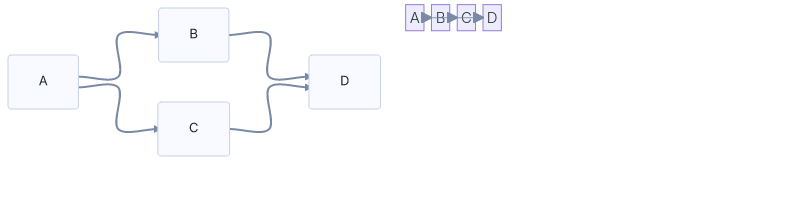
#> input picture tmp/block_compare/basic-side.png, 790 x 200 px, given in place of fixtures-rust.png, which was not available; the run also reads 1 picture not shown here
$ python conformance_compare.py
#> lines starting #> are read from the running program, lines starting #| are printed output that depends on the picture; pictures that were not available may be replaced by others from this repository, and a replacement may not be noted
#!/usr/bin/env python3
import argparse
import os
import subprocess
import sys
import tempfile
from pathlib import Path
from typing import Iterable

try:
    from PIL import Image, ImageChops, ImageStat
except ImportError:  # pragma: no cover
    print("Pillow is required: pip install pillow", file=sys.stderr)
    sys.exit(2)

ROOT = Path(__file__).resolve().parents[1]
DEFAULT_FIXTURES = ROOT / "tests" / "fixtures"
DEFAULT_CONFIG = DEFAULT_FIXTURES / "modern-config.json"


def run(cmd):
    return subprocess.run(cmd, stdout=subprocess.PIPE, stderr=subprocess.PIPE, text=True)


def relative_path(file: Path, base_dir: Path) -> Path:
    file = file.resolve()
    base_dir = base_dir.resolve()
    try:
        return file.relative_to(base_dir)
    except ValueError:
        return Path(file.name)


def file_key(rel: Path) -> str:
    rel_no_ext = rel.with_suffix("")
    parts = [part.replace(" ", "_") for part in rel_no_ext.parts]
    return "__".join(parts)


def pick_rust_binary() -> Path:
    primary = ROOT / "target" / "release" / "mmdr"
    fallback = ROOT / "target" / "release" / "mermaid-rs-renderer"
    if primary.exists():
        return primary
    if fallback.exists():
        return fallback
    return primary


def render_rust(
    input_path: Path,
    output_path: Path,
    config_path: Path | None,
    layout_out: Path | None = None,
):
    bin_path = pick_rust_binary()
    if not bin_path.exists():
        print("Building release binary...", file=sys.stderr)
        if bin_path.name == "mmdr":
            res = run(["cargo", "build", "--release", "--bin", "mmdr"])
        else:
            res = run(["cargo", "build", "--release"])
        if res.returncode != 0:
            print(res.stderr, file=sys.stderr)
            raise RuntimeError("cargo build failed")
        bin_path = pick_rust_binary()
    cmd = [str(bin_path), "-i", str(input_path), "-o", str(output_path), "-e", "png"]
    if config_path and config_path.exists():
        cmd.extend(["-c", str(config_path)])
    if layout_out is not None:
        cmd.extend(["--dumpLayout", str(layout_out)])
    res = run(cmd)
    if res.returncode != 0:
        print(res.stderr, file=sys.stderr)
        raise RuntimeError("Rust render failed")


def render_mmdc(input_path: Path, output_path: Path, config_path: Path | None):
    cmd = ["npx", "-y", "@mermaid-js/mermaid-cli", "-i", str(input_path), "-o", str(output_path)]
    if config_path and config_path.exists():
        cmd.extend(["-c", str(config_path)])

    puppeteer_cfg = os.environ.get("MMD_PUPPETEER_CONFIG")
    if puppeteer_cfg:
        cmd.extend(["-p", puppeteer_cfg])

    res = run(cmd)
    if res.returncode != 0:
        print(res.stderr, file=sys.stderr)
        raise RuntimeError("mmdc render failed")


# [5 lines left out: function short_error, not called in this run]


def crop_to_content(img: Image.Image, padding: int = 12) -> Image.Image:
    if img.mode != "RGBA":
        img = img.convert("RGBA")
    bg_color = img.getpixel((0, 0))
    background = Image.new("RGBA", img.size, bg_color)
    diff = ImageChops.difference(img, background)
    bbox = diff.getbbox()
    if not bbox:
        return img
    left, top, right, bottom = bbox
    left = max(0, left - padding)
    top = max(0, top - padding)
    right = min(img.width, right + padding)
    bottom = min(img.height, bottom + padding)
    return img.crop((left, top, right, bottom))


def normalize_for_diff(path: Path) -> Image.Image:
    img = Image.open(path)
    return crop_to_content(img)


def pad_to_max(img_a: Image.Image, img_b: Image.Image):
    max_w = max(img_a.width, img_b.width)
    max_h = max(img_a.height, img_b.height)
    bg = (255, 255, 255, 255)

    def pad(img):
        if img.mode != "RGBA":
            img = img.convert("RGBA")
        canvas = Image.new("RGBA", (max_w, max_h), bg)
        canvas.paste(img, (0, 0))
        return canvas

    return pad(img_a), pad(img_b)


def diff_images(path_a: Path, path_b: Path):
    img_a = normalize_for_diff(path_a)
    img_b = normalize_for_diff(path_b)
    img_a, img_b = pad_to_max(img_a, img_b)
    diff = ImageChops.difference(img_a, img_b)
    stat = ImageStat.Stat(diff)
    mean = sum(stat.mean) / len(stat.mean)
    rms = sum(stat.rms) / len(stat.rms)
    return mean, rms


def save_diff_images(path_a: Path, path_b: Path, diff_out: Path, side_out: Path, scale: float):
    img_a = normalize_for_diff(path_a)
    img_b = normalize_for_diff(path_b)
    img_a, img_b = pad_to_max(img_a, img_b)
    diff = ImageChops.difference(img_a, img_b)
    if scale and scale != 1.0:
        diff = diff.point(lambda p: min(255, int(p * scale)))
    diff.save(diff_out)

    gap = 12
    canvas = Image.new(
        "RGBA",
        (img_a.width + img_b.width + gap, max(img_a.height, img_b.height)),
        (255, 255, 255, 255),
    )
    canvas.paste(img_a, (0, 0))
    canvas.paste(img_b, (img_a.width + gap, 0))
    canvas.save(side_out)


# [72 lines left out: function write_html_report, not called in this run]


def main():
    parser = argparse.ArgumentParser(description="Compare Rust renderer output vs mermaid-cli")
    parser.add_argument(
        "--input",
        type=str,
        default=str(DEFAULT_FIXTURES),
        help=".mmd file or directory",
    )
    parser.add_argument(
        "--config",
        type=str,
        default=str(DEFAULT_CONFIG),
        help="mmdc config file",
    )
    parser.add_argument(
        "--strict", action="store_true", help="Fail if diff exceeds thresholds"
    )
    parser.add_argument(
        "--mean-threshold", type=float, default=5.0, help="Mean diff threshold"
    )
    parser.add_argument(
        "--rms-threshold", type=float, default=8.0, help="RMS diff threshold"
    )
    parser.add_argument(
        "--output-dir",
        type=str,
        default="",
        help="Directory to store render artifacts and report",
    )
    parser.add_argument(
        "--diff-scale", type=float, default=4.0, help="Scale factor for diff visualization"
    )
    parser.add_argument(
        "--layout-diff",
        action="store_true",
        help="Generate layout diff report using SVG + layout JSON",
    )
    args = parser.parse_args()

    input_path = Path(args.input)
    if input_path.is_dir():
        files = sorted(input_path.glob("**/*.mmd"))
        base_dir = input_path
    else:
        files = [input_path]
        base_dir = input_path.parent

    if not files:
        print("No .mmd fixtures found.", file=sys.stderr)
        return 1

    failed = False
    rows = []
    output_dir = Path(args.output_dir) if args.output_dir else None

    if output_dir:
        output_dir.mkdir(parents=True, exist_ok=True)
        work_dir = output_dir
    else:
        work_dir = Path(tempfile.mkdtemp())

    for file in files:
        rel = relative_path(file, base_dir)
        key = file_key(rel)
        display_name = str(rel)
        rust_out = work_dir / f"{key}-rust.png"
        mmdc_out = work_dir / f"{key}-mmdc.png"
        diff_out = work_dir / f"{key}-diff.png"
        side_out = work_dir / f"{key}-side.png"
        layout_out = work_dir / f"{key}-layout.json"
        mmdc_svg = work_dir / f"{key}-mmdc.svg"
        layout_report = work_dir / f"{key}-layout-report.json"
        print(f"Comparing {display_name}...")
        for path in (rust_out, mmdc_out, diff_out, side_out, layout_out, mmdc_svg, layout_report):
            if path.exists():
                path.unlink()

        rust_error = None
        mmdc_error = None
        layout_error = None
        rust_ok = False
        mmdc_ok = False
        mean = None
        rms = None

        try:
            render_rust(file, rust_out, Path(args.config), layout_out if args.layout_diff else None)
#> (the call stopped at in run, `return subprocess.run(cmd, stdout=subprocess.PIPE, stderr=subprocess.P..`: subprocess is not available in this run)
            rust_ok = True
        except Exception as err:  # pragma: no cover - exercised via script runs
            rust_error = short_error(str(err))
            print(f"  mmdr failed: {rust_error}", file=sys.stderr)

        try:
            render_mmdc(file, mmdc_out, Path(args.config))
#> (the call stopped at in run, `return subprocess.run(cmd, stdout=subprocess.PIPE, stderr=subprocess.P..`: subprocess is not available in this run)
            mmdc_ok = True
        except Exception as err:  # pragma: no cover - exercised via script runs
            mmdc_error = short_error(str(err))
            print(f"  mmdc failed: {mmdc_error}", file=sys.stderr)

        if args.layout_diff and rust_ok and mmdc_ok:
            try:
                render_mmdc(file, mmdc_svg, Path(args.config))
                diff_cmd = [
                    sys.executable,
                    str(ROOT / "scripts" / "layout_diff.py"),
                    "--mmdr-layout",
                    str(layout_out),
                    "--mermaid-svg",
                    str(mmdc_svg),
                    "--output",
                    str(layout_report),
                ]
                diff_res = run(diff_cmd)
                if diff_res.returncode != 0:
                    layout_error = short_error(diff_res.stderr)
                    print(diff_res.stderr, file=sys.stderr)
                else:
                    print(diff_res.stdout)
            except Exception as err:  # pragma: no cover - exercised via script runs
                layout_error = short_error(str(err))
                print(f"  layout diff failed: {layout_error}", file=sys.stderr)

        diff_generated = False
        if rust_ok and mmdc_ok:
            mean, rms = diff_images(rust_out, mmdc_out)
#> in normalize_for_diff, img is the input picture: PIL image 790x200 RGBA; mean R, G, B, A 252.2, 252.5, 253.7, 255
#> in crop_to_content, `bg_color = img.getpixel((0, 0))`: bg_color = (255, 255, 255, 255)
#> in crop_to_content, `background = Image.new("RGBA", img.size, bg_color)`: background: PIL image 790x200 RGBA; every value is 255
#> in crop_to_content, `bbox = diff.getbbox()`: bbox = None
#> in crop_to_content (call 2), `background = Image.new("RGBA", img.size, bg_color)`: background: PIL image 389x200 RGBA; every value is 0
#> in diff_images, `diff = ImageChops.difference(img_a, img_b)`:
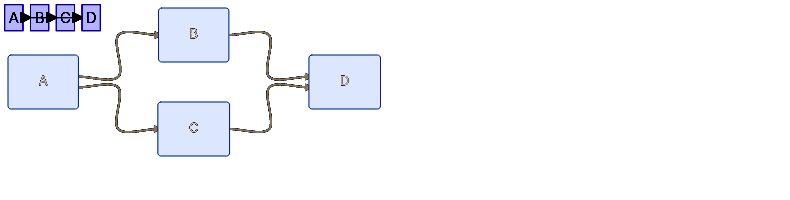
#> diff: PIL image 790x200 RGBA; mean R, G, B, A 117.8, 118.9, 122.4, 125.6; transparent parts drawn white
#> in diff_images, `mean = sum(stat.mean) / len(stat.mean)`: mean = 121.2
#> in diff_images, `rms = sum(stat.rms) / len(stat.rms)`: rms = 173.8
#> mean = 121.2; rms = 173.8
            print(f"  mean diff: {mean:.2f}, rms diff: {rms:.2f}")
#|   mean diff: 121.16, rms diff: 173.77
            save_diff_images(rust_out, mmdc_out, diff_out, side_out, args.diff_scale)
#> in save_diff_images, `diff = diff.point(lambda p: min(255, int(p * scale)))`:
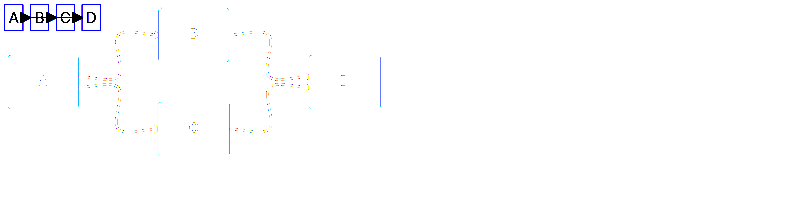
#> diff: PIL image 790x200 RGBA; mean R, G, B, A 126.1, 126.1, 125.6, 125.6; transparent parts drawn white
#> in save_diff_images, `canvas = Image.new( "RGBA", (img_a.width + img_b.width + gap, max(img_..`: canvas: PIL image 1592x200 RGBA; every value is 255
#> in save_diff_images, `canvas.paste(img_a, (0, 0))`:
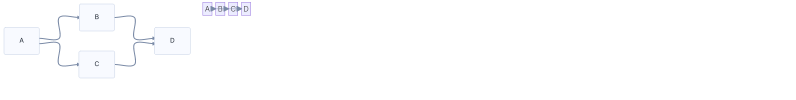
#> canvas: PIL image 1592x200 RGBA (shown at 1/2 size); mean R, G, B, A 253.6, 253.8, 254.4, 255
            diff_generated = True
        else:
            reason = "both renders failed"
            if rust_ok and not mmdc_ok:
                reason = "mmdc failed"
            elif mmdc_ok and not rust_ok:
                reason = "mmdr failed"
            print(f"  diff skipped: {reason}", file=sys.stderr)
            for stale in (diff_out, side_out):
                if stale.exists():
                    stale.unlink()

        if rust_error:
            status = f"mmdr error: {rust_error}"
        elif mmdc_error:
            status = f"mmdc error: {mmdc_error}"
        elif layout_error:
            status = f"layout diff error: {layout_error}"
        else:
            status = "ok"

        rows.append(
            {
                "name": display_name,
                "status": status,
                "mean": mean,
                "rms": rms,
                "rust": rust_out.name if rust_ok else "",
                "mmdc": mmdc_out.name if mmdc_ok else "",
                "diff": diff_out.name if diff_generated else "",
                "side": side_out.name if diff_generated else "",
            }
        )

        if args.strict:
            if rust_error:
                failed = True
            elif mean is not None and (mean > args.mean_threshold or rms > args.rms_threshold):
                failed = True

    if output_dir:
        write_html_report(output_dir, rows)
    else:
        if work_dir.exists():
            for child in work_dir.iterdir():
                child.unlink()
            work_dir.rmdir()

    if failed:
        print("One or more comparisons exceeded thresholds.", file=sys.stderr)
        return 2

    return 0


if __name__ == "__main__":
    raise SystemExit(main())
#> (the program exits here)
